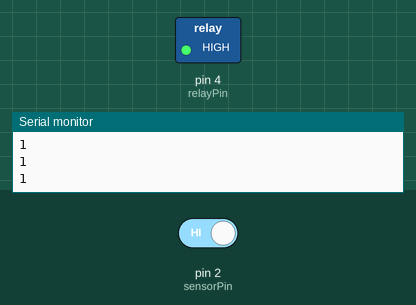
A sketch run on a simulated Arduino Uno, built with avr-gcc and run on an emulated ATmega328P. Shown: switched loads named in the sketch (green lamp = pin HIGH), the last lines printed to the serial monitor. The test bench sets the inputs (shaded band); at power-on: pin 2 (sensorPin) HIGH.

Above: at 1.2 s.
1.3 s: pin 2 (sensorPin) driven LOW
At 2.5 s:
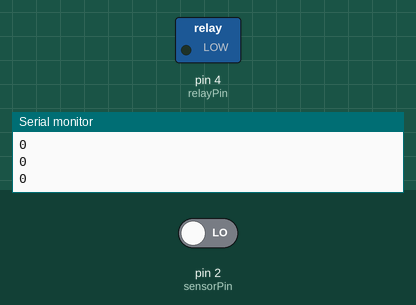
2.8 s: pin 2 (sensorPin) driven HIGH
At 4.0 s:
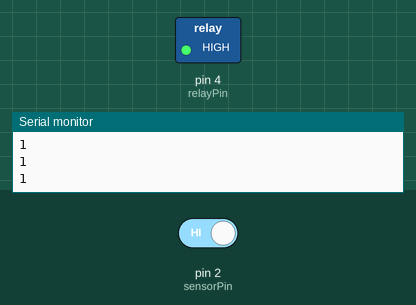
Timing chart, 0 to 5.8 s (numbered marks = the images above; inputs shaded):
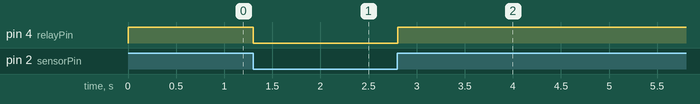

Measured:
- after the input at 1.3 s, pin 4 (relayPin): HIGH → LOW at once
- after the input at 2.8 s, pin 4 (relayPin): LOW → HIGH at once

The sketch:

ldrsensor.ino
```cpp
const int sensorPin = 2;
const int relayPin = 4;

void setup() {
  // put your setup code here, to run once:
  Serial.begin(9600);
  pinMode(sensorPin, INPUT);
  pinMode(relayPin, OUTPUT);
}

void loop() {
  // put your main code here, to run repeatedly:
  int sensorValue = digitalRead(sensorPin);
  Serial.println(sensorValue);

  if (sensorValue == 0){
    digitalWrite(relayPin, LOW);
  }
  else if (sensorValue == 1){
    digitalWrite(relayPin, HIGH);
  }
  delay(50);
}
```
